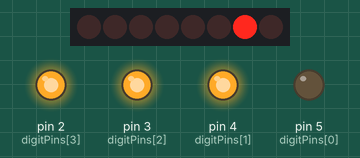
Simulated run of this sketch. Board: Arduino Uno, built with avr-gcc and run on an emulated ATmega328P. Parts: 8 shift-register outputs drawn as a row of LEDs (first output left, lit = HIGH), output pins drawn as LEDs (lit = HIGH). Wiring (inferred from the names in the program): shift register (74HC595): data pin 12; shift clock pin 7; latch pin 8. Wiring (inferred from the signals the program sends): row of LEDs: on Q0, Q1, Q2, Q3, Q4, Q5, Q6, Q7. Pins used as bus, display or sensor lines are not drawn.

Above: at 0.1 s.
At 1.1 s:
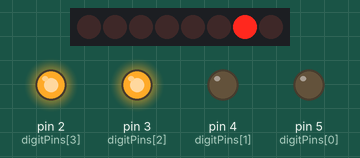
At 2.1 s:
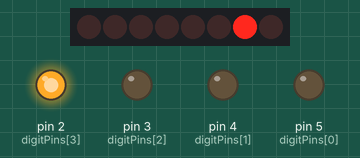
At 3.1 s:
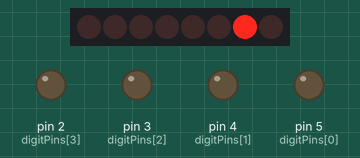
Timing chart, 0 to 4.6 s (numbered marks = the images above):
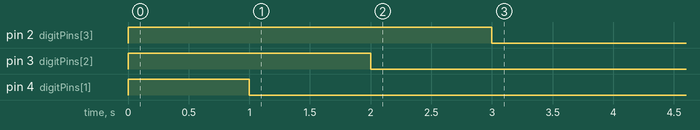

The sketch:

segment.ino
```cpp
const int clockPin = 7;    //74HC595 Pin 11
const int latchPin = 8;    //74HC595 Pin 12
const int dataPin = 12;    //74HC595 Pin 14
const int digitPins[4] = {5,4,3,2};

void setup(){
  for(int i=0;i<4;i++)
  {
    pinMode(digitPins[i],OUTPUT);
    digitalWrite(digitPins[i], HIGH);
  }
  pinMode(latchPin, OUTPUT);
  pinMode(clockPin, OUTPUT);
  pinMode(dataPin, OUTPUT);
}


void loop() {
  for(int i=0;i<4;i++)
  {
    //select the digit by enabling the common cathode (sink)
    digitalWrite(digitPins[i], LOW);

    // write '0'
    digitalWrite(latchPin, LOW);
    shiftOut(dataPin, clockPin, MSBFIRST, 64);
    digitalWrite(latchPin, HIGH);
    delay(1000);
  }
}
```

Measured:
- by itself, pin 2 (digitPins[3]): HIGH → LOW at 3.0 s
- by itself, pin 3 (digitPins[2]): HIGH → LOW at 2.0 s
- by itself, pin 4 (digitPins[1]): HIGH → LOW at 1.0 s
